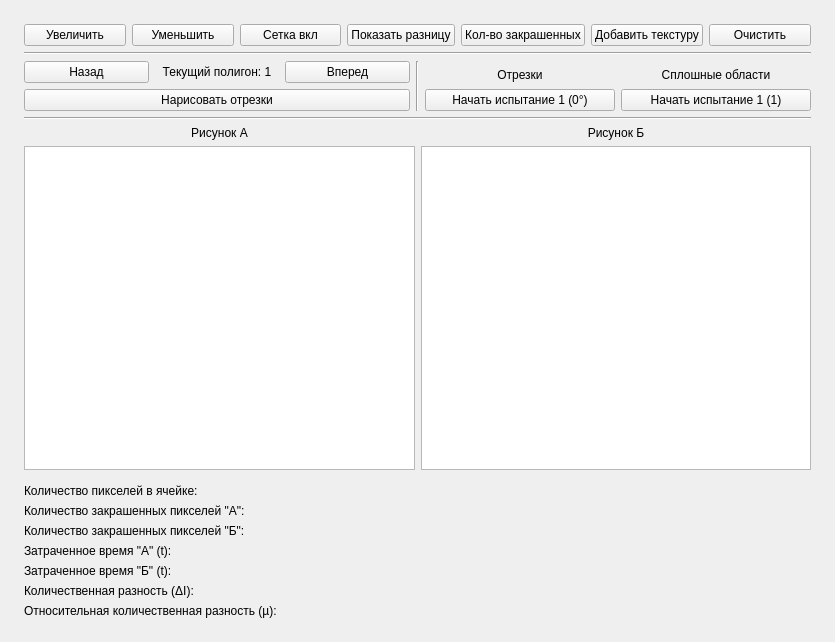
<?xml version="1.0" encoding="UTF-8"?>
<ui version="4.0">
 <class>MainWindow</class>
 <widget class="QMainWindow" name="MainWindow">
  <property name="geometry">
   <rect>
    <x>0</x>
    <y>0</y>
    <width>835</width>
    <height>642</height>
   </rect>
  </property>
  <property name="font">
   <font>
    <family>Helvetica</family>
   </font>
  </property>
  <property name="windowTitle">
   <string>Растеризация фигур на плоскости</string>
  </property>
  <widget class="QWidget" name="centralwidget">
   <layout class="QVBoxLayout" name="verticalLayout_2">
    <property name="leftMargin">
     <number>24</number>
    </property>
    <property name="topMargin">
     <number>24</number>
    </property>
    <property name="rightMargin">
     <number>24</number>
    </property>
    <property name="bottomMargin">
     <number>24</number>
    </property>
    <item>
     <layout class="QVBoxLayout" name="verticalLayout_3">
      <item>
       <layout class="QHBoxLayout" name="horizontalLayout_2">
        <item>
         <widget class="QPushButton" name="upscalePushButton">
          <property name="text">
           <string>Увеличить</string>
          </property>
         </widget>
        </item>
        <item>
         <widget class="QPushButton" name="downscalePushButton">
          <property name="text">
           <string>Уменьшить</string>
          </property>
         </widget>
        </item>
        <item>
         <widget class="QPushButton" name="gridPushButton">
          <property name="text">
           <string>Сетка вкл</string>
          </property>
         </widget>
        </item>
        <item>
         <widget class="QPushButton" name="diffPushButton">
          <property name="text">
           <string>Показать разницу</string>
          </property>
         </widget>
        </item>
        <item>
         <widget class="QPushButton" name="countDrawPixelsPushButton">
          <property name="text">
           <string>Кол-во закрашенных</string>
          </property>
         </widget>
        </item>
        <item>
         <widget class="QPushButton" name="texturePushButton">
          <property name="text">
           <string>Добавить текстуру</string>
          </property>
         </widget>
        </item>
        <item>
         <widget class="QPushButton" name="clearPushButton">
          <property name="text">
           <string>Очистить</string>
          </property>
         </widget>
        </item>
       </layout>
      </item>
     </layout>
    </item>
    <item>
     <widget class="Line" name="line_2">
      <property name="orientation">
       <enum>Qt::Horizontal</enum>
      </property>
     </widget>
    </item>
    <item>
     <layout class="QHBoxLayout" name="horizontalLayout_4">
      <item>
       <layout class="QVBoxLayout" name="verticalLayout_7">
        <item>
         <layout class="QHBoxLayout" name="horizontalLayout_5">
          <item>
           <widget class="QPushButton" name="backPushButton">
            <property name="text">
             <string>Назад</string>
            </property>
           </widget>
          </item>
          <item>
           <widget class="QLabel" name="currentPolygonLabel">
            <property name="text">
             <string>Текущий полигон: 1</string>
            </property>
            <property name="alignment">
             <set>Qt::AlignCenter</set>
            </property>
           </widget>
          </item>
          <item>
           <widget class="QPushButton" name="forwardPushButton">
            <property name="text">
             <string>Вперед</string>
            </property>
           </widget>
          </item>
         </layout>
        </item>
        <item>
         <widget class="QPushButton" name="drawPushButton">
          <property name="text">
           <string>Нарисовать отрезки</string>
          </property>
          <property name="autoDefault">
           <bool>false</bool>
          </property>
          <property name="default">
           <bool>false</bool>
          </property>
         </widget>
        </item>
       </layout>
      </item>
      <item>
       <widget class="Line" name="line">
        <property name="orientation">
         <enum>Qt::Vertical</enum>
        </property>
       </widget>
      </item>
      <item>
       <layout class="QHBoxLayout" name="horizontalLayout_6">
        <item>
         <layout class="QHBoxLayout" name="horizontalLayout_8">
          <item>
           <layout class="QVBoxLayout" name="verticalLayout_6">
            <property name="spacing">
             <number>0</number>
            </property>
            <item>
             <widget class="QLabel" name="label">
              <property name="text">
               <string>Отрезки</string>
              </property>
              <property name="alignment">
               <set>Qt::AlignCenter</set>
              </property>
             </widget>
            </item>
            <item>
             <widget class="QPushButton" name="testLinesPushButton">
              <property name="text">
               <string>Начать испытание 1 (0°)</string>
              </property>
             </widget>
            </item>
           </layout>
          </item>
          <item>
           <layout class="QVBoxLayout" name="verticalLayout_5">
            <property name="spacing">
             <number>0</number>
            </property>
            <item>
             <widget class="QLabel" name="label_2">
              <property name="text">
               <string>Сплошные области</string>
              </property>
              <property name="alignment">
               <set>Qt::AlignCenter</set>
              </property>
             </widget>
            </item>
            <item>
             <widget class="QPushButton" name="testAreasPushButton">
              <property name="text">
               <string>Начать испытание 1 (1)</string>
              </property>
             </widget>
            </item>
           </layout>
          </item>
         </layout>
        </item>
       </layout>
      </item>
     </layout>
    </item>
    <item>
     <widget class="Line" name="line_3">
      <property name="orientation">
       <enum>Qt::Horizontal</enum>
      </property>
     </widget>
    </item>
    <item>
     <layout class="QHBoxLayout" name="horizontalLayout">
      <item>
       <widget class="QLabel" name="pictureALabel">
        <property name="text">
         <string>Рисунок А</string>
        </property>
        <property name="alignment">
         <set>Qt::AlignCenter</set>
        </property>
       </widget>
      </item>
      <item>
       <widget class="QLabel" name="pictureBLabel">
        <property name="text">
         <string>Рисунок Б</string>
        </property>
        <property name="alignment">
         <set>Qt::AlignCenter</set>
        </property>
       </widget>
      </item>
     </layout>
    </item>
    <item>
     <layout class="QHBoxLayout" name="horizontalLayout_3">
      <property name="bottomMargin">
       <number>8</number>
      </property>
      <item>
       <widget class="QGraphicsView" name="leftGraphicsView"/>
      </item>
      <item>
       <widget class="QGraphicsView" name="rightGraphicsView"/>
      </item>
     </layout>
    </item>
    <item>
     <layout class="QVBoxLayout" name="verticalLayout">
      <item>
       <widget class="QLabel" name="countPixelsInCellLabel">
        <property name="text">
         <string>Количество пикселей в ячейке: </string>
        </property>
       </widget>
      </item>
      <item>
       <widget class="QLabel" name="countDrawPixelsALabel">
        <property name="text">
         <string>Количество закрашенных пикселей &quot;А&quot;:</string>
        </property>
       </widget>
      </item>
      <item>
       <widget class="QLabel" name="countDrawPixelsBLabel">
        <property name="text">
         <string>Количество закрашенных пикселей &quot;Б&quot;:</string>
        </property>
       </widget>
      </item>
      <item>
       <widget class="QLabel" name="timeSpentALabel">
        <property name="text">
         <string>Затраченное время &quot;А&quot; (t):</string>
        </property>
       </widget>
      </item>
      <item>
       <widget class="QLabel" name="timeSpentBLabel">
        <property name="text">
         <string>Затраченное время &quot;Б&quot; (t):</string>
        </property>
       </widget>
      </item>
      <item>
       <widget class="QLabel" name="quanDiffLabel">
        <property name="text">
         <string>Количественная разность (ΔI):</string>
        </property>
       </widget>
      </item>
      <item>
       <widget class="QLabel" name="relativeQuanDiffLabel">
        <property name="text">
         <string>Относительная количественная разность (µ):</string>
        </property>
       </widget>
      </item>
     </layout>
    </item>
   </layout>
  </widget>
 </widget>
 <resources/>
 <connections/>
</ui>
